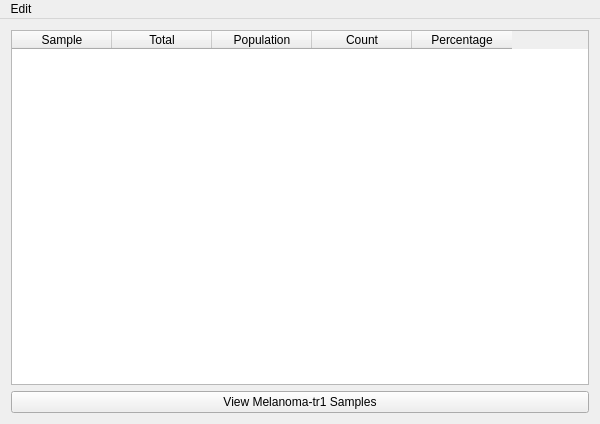
<?xml version="1.0" encoding="UTF-8"?>
<ui version="4.0">
 <class>MainWindow</class>
 <widget class="QMainWindow" name="MainWindow">
  <property name="geometry">
   <rect>
    <x>0</x>
    <y>0</y>
    <width>600</width>
    <height>424</height>
   </rect>
  </property>
  <property name="windowTitle">
   <string>Cell Populations</string>
  </property>
  <widget class="QWidget" name="centralWidget">
   <property name="sizePolicy">
    <sizepolicy hsizetype="Maximum" vsizetype="Maximum">
     <horstretch>0</horstretch>
     <verstretch>0</verstretch>
    </sizepolicy>
   </property>
   <layout class="QVBoxLayout" name="verticalLayout">
    <item>
     <widget class="QTableWidget" name="tableWidget">
      <column>
       <property name="text">
        <string>Sample</string>
       </property>
      </column>
      <column>
       <property name="text">
        <string>Total</string>
       </property>
      </column>
      <column>
       <property name="text">
        <string>Population</string>
       </property>
      </column>
      <column>
       <property name="text">
        <string>Count</string>
       </property>
      </column>
      <column>
       <property name="text">
        <string>Percentage</string>
       </property>
      </column>
     </widget>
    </item>
    <item>
     <widget class="QPushButton" name="melButton">
      <property name="text">
       <string>View Melanoma-tr1 Samples</string>
      </property>
     </widget>
    </item>
   </layout>
  </widget>
  <widget class="QMenuBar" name="menuBar">
   <property name="geometry">
    <rect>
     <x>0</x>
     <y>0</y>
     <width>600</width>
     <height>21</height>
    </rect>
   </property>
   <widget class="QMenu" name="menuEdit">
    <property name="title">
     <string>Edit</string>
    </property>
    <addaction name="actionAdd_Sample"/>
    <addaction name="actionRemove_Sample"/>
   </widget>
   <addaction name="menuEdit"/>
  </widget>
  <action name="open_file_action">
   <property name="text">
    <string>Open file...</string>
   </property>
  </action>
  <action name="actionAdd_Sample">
   <property name="text">
    <string>Add Sample</string>
   </property>
   <property name="toolTip">
    <string>Add a sample to the database</string>
   </property>
  </action>
  <action name="actionRemove_Sample">
   <property name="text">
    <string>Remove Sample</string>
   </property>
   <property name="toolTip">
    <string>Remove a sample from the database</string>
   </property>
  </action>
 </widget>
 <layoutdefault spacing="6" margin="11"/>
 <resources/>
 <connections/>
</ui>
